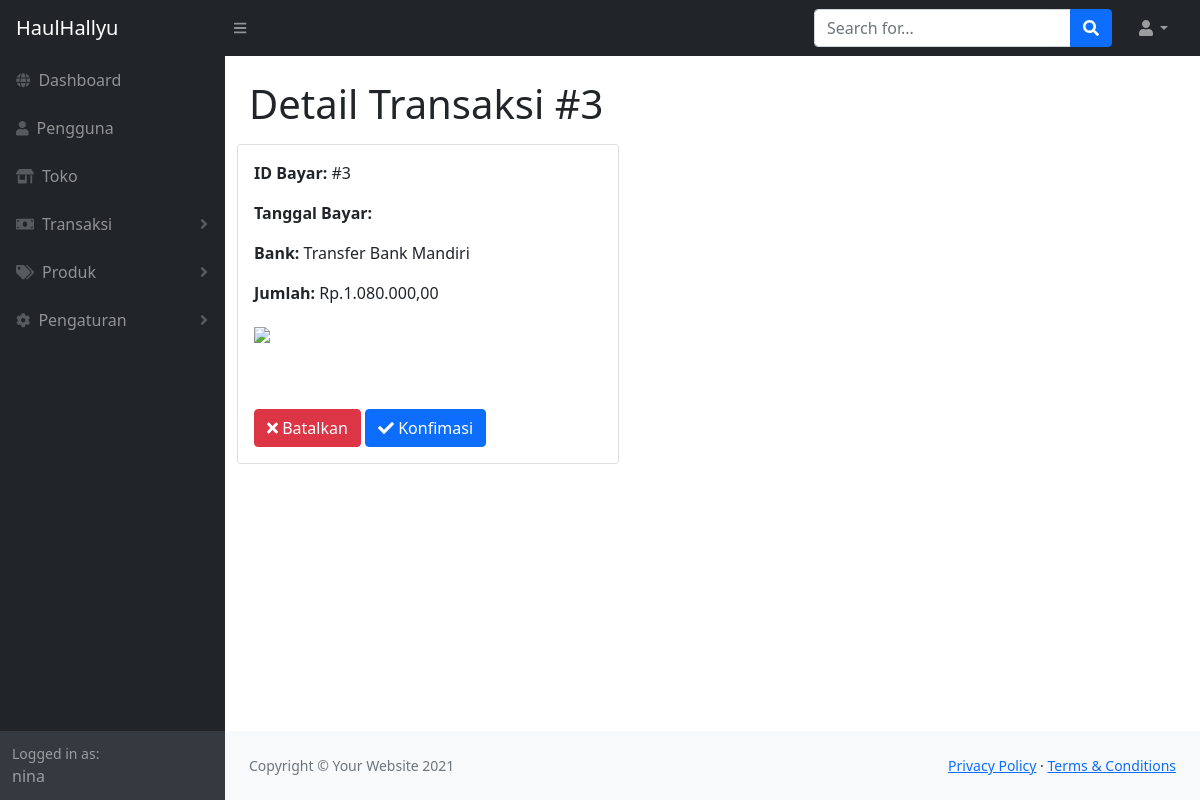
The page /buktitf.php?id=3 (signed in) on the database its author committed.
### tables this page shows
CREATE TABLE `pembayaran` (
  `id_bayar` int(11) NOT NULL,
  `tgl_bayar` date DEFAULT NULL,
  `jml_bayar` int(100) DEFAULT NULL,
  `status_bayar` varchar(100) DEFAULT NULL,
  `bukti_bayar` text DEFAULT NULL,
  `id_metode` int(11) DEFAULT NULL,
  `id_transaksi` int(11) DEFAULT NULL
);

CREATE TABLE `metode_bayar` (
  `id_metode` int(11) NOT NULL,
  `nama_metode` varchar(100) DEFAULT NULL,
  `keterangan` text DEFAULT NULL,
  `m_flag` int(1) DEFAULT 1
);

### buktitf.php (the view, shortened to what this page needs)
<!DOCTYPE html>
<html lang="en">
<?php
    require "fungsi.php";
    $sql = "SELECT * FROM pembayaran WHERE id_transaksi='".$_GET['id']."'";
    $result = mysqli_query($conn,$sql);
    $row = mysqli_fetch_array($result);
    $id_bayar = $row['id_bayar'];
    $tanggal = $row['tgl_bayar'];
    $jumlah = $row['jml_bayar'];
    $bukti = $row['bukti_bayar'];
    $idmet = $row['id_metode'];
    $id_transaksi =$row['id_transaksi'];
?>
    <head>
        <link href="https://cdn.jsdelivr.net/npm/simple-datatables@latest/dist/style.css" rel="stylesheet" />
        <link href="css/styles.css" rel="stylesheet" />
    </head>
    <body class="sb-nav-fixed">
        <?php require "navbar.php"; ?>
        <div id="layoutSidenav">
            <?php require "sidebar.php"; ?>
            <div id="layoutSidenav_content">
                <main>
                    <div class="container-fluid px-4">
                        <h1 class="mt-4">Detail Transaksi #<?php echo $id_transaksi ?></h1>
                    </div>
                    <div class="container mt-3">
                        <div class="row">
                            <div class="col-5">
                                <div id="accordion">
                                    <div class="card">
                                      <div id="collapseOne" class="collapse show" data-parent="#accordion">
                                        <div class="card-body">
                                            <p><span class="fw-bold"> ID Bayar: </span>
                                                #<?php echo $id_bayar ?></p>
                                            <p><span class="fw-bold"> Tanggal Bayar: </span>
                                                <?php echo $tanggal ?></p>
                                            <p><span class="fw-bold"> Bank: </span>
                                                <?php
                                                    $metode = "SELECT  * FROM metode_bayar WHERE id_metode='$idmet'";
                                                    $result = mysqli_query($conn,$metode);
                                                    $baris = mysqli_fetch_array($result);
                                                    $bank = $baris['nama_metode'];
                                                    echo $bank; ?>
                                            <p><span class="fw-bold"> Jumlah: </span>
                                                <?php echo "Rp.",number_format($jumlah,2,",",".");?></p>
                                            <p><img src="assets/img/<?=$bukti; ?>" width="300"></p><br><br>
                                            <span>
                                                <a href="batalkan.php?id=<?php echo $id_transaksi; ?>"onclick= "return confirm('yakin?');"   class="btn btn-danger"><i class="fa fa-times" aria-hidden="true"></i> Batalkan</a>
                                                <a href="confirm.php?id=<?php echo $id_transaksi; ?>"onclick= "return confirm('yakin?');"   class="btn btn-primary"><i class="fa fa-check" aria-hidden="true"></i> Konfimasi</a>
                                            </span>
                                        </div>
                                      </div>
                                    </div>
                                </div>
                            </div>
                        </div>
                    </div>
                </main>
                <?php require "footer.php"; ?>
            </div>
    </body>
</html>

### sidebar.php (shortened to what this page needs)
<div id="layoutSidenav_nav">
    <nav class="sb-sidenav accordion sb-sidenav-dark" id="sidenavAccordion">
        <div class="sb-sidenav-menu">
            <div class="nav">
                <a class="nav-link" href="index.php">
                    <div class="sb-nav-link-icon"><i class="fas fa-globe"></i></div>
                    Dashboard
                </a>
                <a class="nav-link" href="pengguna.php">
                    <div class="sb-nav-link-icon"><i class="fas fa-user"></i></div>
                    Pengguna
                </a>
                <a class="nav-link" href="toko.php">
                    <div class="sb-nav-link-icon"><i class="fas fa-store-alt"></i></div>
                    Toko
                </a>
                <a class="nav-link collapsed" href="#" data-bs-toggle="collapse" data-bs-target="#collapseTrans" aria-expanded="false" aria-controls="collapseTrans">
                        <div class="sb-nav-link-icon"><i class="fas fa-money-bill"></i></div>
                        Transaksi
                        <div class="sb-sidenav-collapse-arrow"><i class="fas fa-angle-down"></i></div>
                </a>
                <a class="nav-link collapsed" href="#" data-bs-toggle="collapse" data-bs-target="#collapsePages" aria-expanded="false" aria-controls="collapsePages">
                        <div class="sb-nav-link-icon"><i class="fas fa-tags"></i></div>
                        Produk
                        <div class="sb-sidenav-collapse-arrow"><i class="fas fa-angle-down"></i></div>
                </a>
                <a class="nav-link collapsed" href="#" data-bs-toggle="collapse" data-bs-target="#collapseSetting" aria-expanded="false" aria-controls="collapseSetting">
                    <div class="sb-nav-link-icon"><i class="fas fa-cog"></i></div>
                    Pengaturan
                    <div class="sb-sidenav-collapse-arrow"><i class="fas fa-angle-down"></i></div>
                </a>
            </div>
        </div>
        <div class="sb-sidenav-footer">
            <div class="small">Logged in as:</div>
                <?php
                    require "koneksidb.php";
                    $sql = "SELECT * FROM admin WHERE a_username='".$_SESSION['username']."'";
                    $result = mysqli_query($conn,$sql);
                    $row = mysqli_fetch_array($result);
                    $nama = $row['a_nama'];
                    echo $nama;
                ?>
        </div>
    </nav>
</div>

### rows shown on the page
pembayaran: id_transaksi "3", id_bayar "3", jml_bayar "1.080.000,00"
metode_bayar: nama_metode "Transfer Bank Mandiri"

### other values the page prints
$nama "nina"
